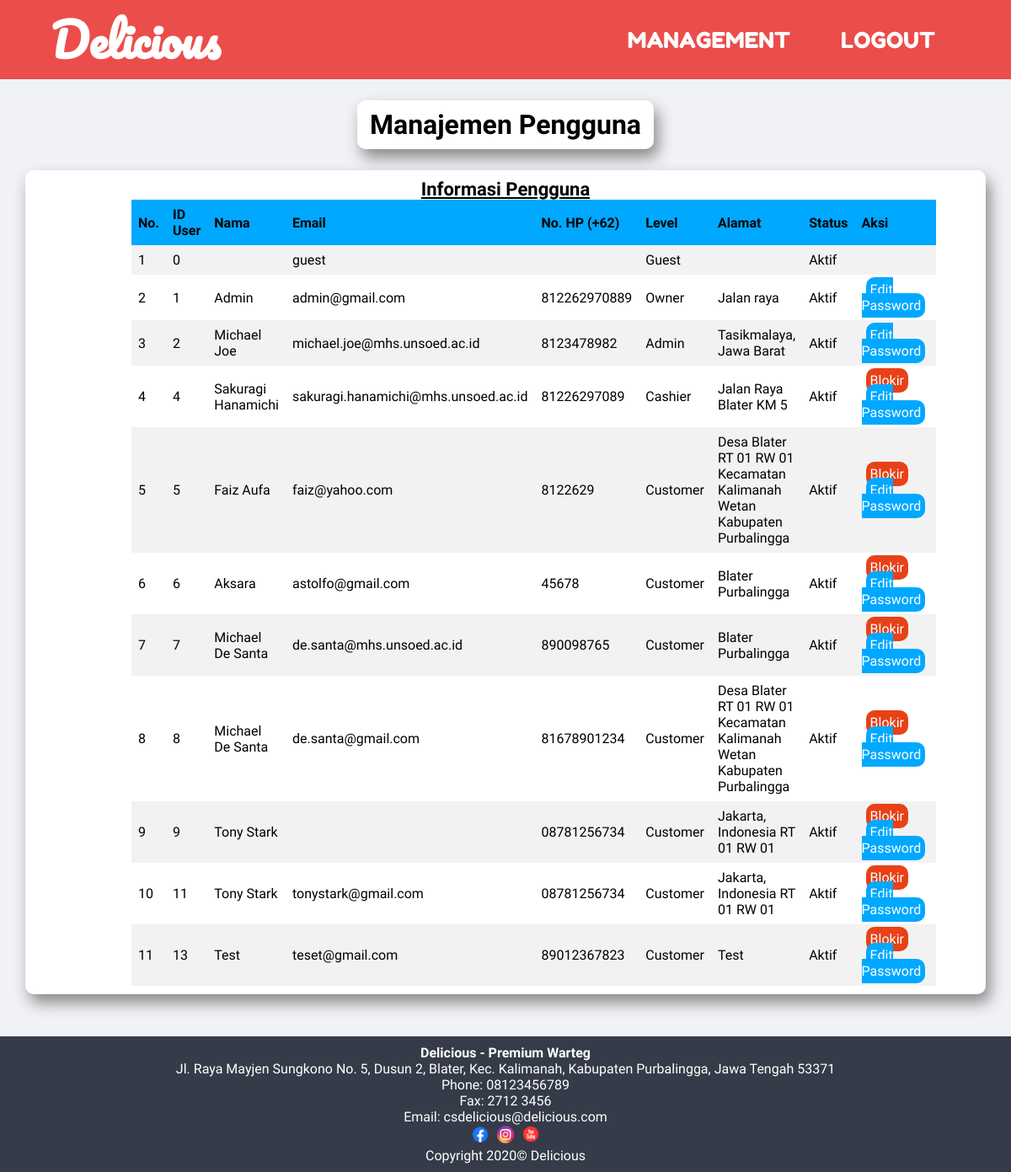
/management-user.php (signed in), run on the app's committed database.
### tables this page shows
CREATE TABLE `pengguna` (
  `id_pengguna` int(11) NOT NULL,
  `email` varchar(40) NOT NULL,
  `nama` varchar(40) NOT NULL,
  `no_hp` varchar(13) NOT NULL,
  `password` varchar(32) NOT NULL,
  `level` enum('customer','admin','owner','guest','cashier') NOT NULL,
  `alamat` varchar(150) NOT NULL,
  `foto_profil` varchar(40) NOT NULL,
  `status` enum('aktif','blokir') NOT NULL
);

### include/class/connect.php (called while the page is built, shortened)
<?php
    class Dbh{
        protected function connect(){
            $this->servername = "localhost";
            $this->username = "root";
            $this->password = "";
            $this->dbname = "delicious";
            $conn = new mysqli($this->servername,$this->username,$this->password,$this->dbname);
            return $conn;
        }
    }
?>

### include/class/management-account.php (called while the page is built, shortened)
<?php
    class ManAccount extends Dbh{
        public function allUser(){
            $sql = "SELECT * FROM pengguna";
            $execute = $this->connect()->query($sql);
            if($execute->num_rows > 0){
                while($row = $execute->fetch_assoc()){
                    $data[] = $row;
                }
                return $data;
            }else{
                return false;
            }
        }
    }
?>

### management-user.php (the view, shortened to what this page needs)
<?php
    include ('include/class/connect.php');
    include ('include/class/management-account.php');
?>
<?php
    $account = new ManAccount();
    $results = $account->allUser();
?>
<!DOCTYPE html>
<html lang="en">
<head>
    <?php include ('include/head.php') ?>
    <link rel="stylesheet" href="style/management-data.css" type="text/css">
</head>
<body>
    <?php include ('include/nav.php') ?>
    <main>
        <div class="main-container">
            <h1 class="title">Manajemen Pengguna</h1>
            <div class="sub-container" style="width: 95%; margin: 25px 0;">
                <h3 class="sub-title">Informasi Pengguna</h3>
                <div class="insert-form">
                    <?php if($results == false): ?>
                       <h3>Belum ada data pengguna yang diinput!</h3>
                    <?php else: ?>
                        <?php $nomor = 1 ?>
                            <table class='update-table-food' style='width: 100%;'>
                            <tr>
                                <th>No.</th>
                                <th>ID User</th>
                                <th>Nama</th>
                                <th>Email</th>
                                <th>No. HP (+62)</th>
                                <th>Level</th>
                                <th>Alamat</th>
                                <th>Status</th>
                                <th>Aksi</th>
                            </tr>
                            <?php foreach($results as $result): ?>
                                <tr>
                                    <td><?php echo $nomor ?></td>
                                    <td><?php echo $result['id_pengguna'] ?></td>
                                    <td><?php echo $result['nama'] ?></td>
                                    <td><?php echo $result['email'] ?></td>
                                    <td><?php echo $result['no_hp'] ?></td>
                                    <td><?php echo ucfirst($result['level']) ?></td>
                                    <td><?php echo $result['alamat'] ?></td>
                                    <td><?php echo ucfirst($result['status']) ?></td>
                                    <?php if($result['level'] == 'customer' or $result['level'] == 'cashier'): ?>
                                        <?php if($result['status'] == 'aktif'): ?>
                                            <td style='width: 25%;'><a class ='red-button edit' href='management-user-block.php?id_pengguna=<?php echo $result['id_pengguna'] ?>'>Blokir</a>
                                        <?php else: ?>
                                            <td style='width: 25%;'><a class='green-button edit' href='management-user-block.php?id_pengguna=<?php echo $result['id_pengguna'] ?>'>Unblokir</a>
                                        <?php endif ?>
                                        <a class='blue-button edit' href='management-user-edit-password.php?id_pengguna=<?php echo $result['id_pengguna'] ?>'>Edit Password</a></td></tr>
                                    <?php else: ?>
                                        <?php if($result['level'] != 'guest'): ?>
                                            <td style='width: 25%;'><a class='blue-button edit' href='management-user-edit-password.php?id_pengguna=<?php echo $result['id_pengguna'] ?>'>Edit Password</a></td>
                                        <?php else: ?>
                                            <td></td>
                                        <?php endif ?>
                                    <?php endif ?>
                                </tr>
                                <?php $nomor++ ?>
                            <?php endforeach ?>
                            </table>
                    <?php endif ?>
                </div>
            </div>
        </div>
    </main>
    <?php include ('include/footer.php')?>
</body>
</html>

### include/head.php (shortened to what this page needs)
<link rel="stylesheet" href="style/index.css" type="text/css">

### include/nav.php
<header>
    <div class="icon">
        <h1><a href="index.php">Delicious</a></h1>
    </div>
    <nav>
        <ul>
            <?php
                if(isset($_SESSION['id_pengguna'])){
                    if(isset($_SESSION['level'])){
                        if($_SESSION['level'] == 'admin' or $_SESSION['level'] == 'owner'){
                            echo "<li><a href='management.php'>MANAGEMENT</a></li>";
                        }else{
                            echo "<li><a href='index.php'>HOME</a></li>";
                            echo "<li><a href='management.php'>MANAGEMENT</a></li>";
                        }
                        echo "<li><a href='logout.php'>LOGOUT</a></li>";
                    }
                }else{
                    echo "<li><a href='index.php'>HOME</a></li>";
                    echo "<li><a href='login.php'>LOG IN</a></li>";
                }
            ?>
        </ul>
    </nav>
</header>

### include/footer.php
<footer>
    <p><b>Delicious - Premium Warteg</b></p>
    <p>Jl. Raya Mayjen Sungkono No. 5, Dusun 2, Blater, Kec. Kalimanah, Kabupaten Purbalingga, Jawa Tengah 53371</p>
    <p>Phone: 08123456789</p>
    <p>Fax: 2712 3456</p>
    <p>Email: csdelicious@delicious.com</p>
    <div class="icon-contact">
        <a href="https://www.instagram.com"><img src="pictures/lg1.png"></a>
        <a href="https://www.fb.com"><img src="pictures/lg2.png"></a>
        <a href="https://www.youtube.com"><img src="pictures/lg5.png"></a>
    </div>
    <p>Copyright 2020&copy; Delicious</p>
</footer>

### style/index.css (style rules this page uses)
* { margin: 0; padding: 0; box-sizing: border-box; font-family: 'Baloo Tamma 2', cursive; }
body { width: 100%; height: 100%; display: flex; flex-direction: column; justify-content: space-between; align-items: center; min-height: 100vh; }
header { width: 100%; display: flex; flex-direction: row; justify-content: space-between; background-color: #eb4d4b; }
.icon { font-size: 27px; margin-left: 5%; }
.icon h1 a { font-family: 'Pacifico', cursive; text-decoration: none; color: white; }
nav { display: flex; justify-content: space-between; align-items: center; margin-right: 5%; }
nav ul li { display: inline-flex; margin: 15px; }
nav ul li a { padding: 10px 15px; border-radius: 10px; font-family: 'Fredoka One', cursive; text-decoration: none; color: white; font-size: 26px; transition: 0.5s; }
main { width: 100%; display: flex; flex-grow: 1; background-color:#f1f2f6; }
footer { width: 100%; display: flex; flex-direction: column; justify-content: center; align-items: center; padding: 10px; background-color: #353b48; color: white; text-align: center; }
.icon-contact { display: flex; flex-direction: row; justify-content: center; align-items: center; }
.icon-contact img { width: 30px; }

### style/management-data.css (style rules this page uses)
main { justify-content: space-around; align-items: center; flex-direction: column; }
.main-container { margin: 25px 0; width: 100%; display: flex; justify-content: space-around; align-items: center; flex-direction: column; }
.title { padding: 10px 15px; background-color: white; border-radius: 10px; box-shadow: 5px 10px 18px #888888; }
.sub-title { text-decoration: underline; text-align: center; font-size: 22px; }
.sub-container { padding: 10px 15px; border-radius: 10px; width: 30%; display: flex; flex-direction: column; justify-content: center; align-items: center; background-color: white; box-shadow: 5px 10px 18px #888888; }
.insert-form { width: 80%; display: flex; flex-direction: column; }
.update-table-food { border-collapse: collapse; width: 100%; }
.update-table-food th, .update-table-food td { text-align: left; padding: 8px; }
.update-table-food th { background-color: #00a8ff; }
.update-table-food tr:nth-child(even) { background-color: #f2f2f2; }
.blue-button { text-decoration: none; font-size: 22px; color: white; padding: 5px 15px; background-color: #00a8ff; border-radius: 10px; transition: 0.5s; cursor: pointer; }
.red-button { text-decoration: none; font-size: 22px; color: white; padding: 5px 15px; background-color: #e84118; border-radius: 10px; transition: 0.5s; }
.edit { margin: 0 5px; padding: 5px; font-size: 16px; }

### data on the page
pengguna: id_pengguna "0", email "guest", level "Guest", status "Aktif"
pengguna: id_pengguna "1", nama "Admin", email "admin@gmail.com", no_hp "812262970889", level "Owner", alamat "Jalan raya", status "Aktif"
pengguna: id_pengguna "2", nama "Michael Joe", email "michael.joe@mhs.unsoed.ac.id", no_hp "8123478982", level "Admin", alamat "Tasikmalaya, Jawa Barat", status "Aktif"
pengguna: id_pengguna "4", nama "Sakuragi Hanamichi", email "sakuragi.hanamichi@mhs.unsoed.ac.id", no_hp "81226297089", level "Cashier", alamat "Jalan Raya Blater KM 5", status "Aktif"
pengguna: id_pengguna "5", nama "Faiz Aufa", email "faiz@yahoo.com", no_hp "8122629", level "Customer", alamat "Desa Blater RT 01 RW 01 Kecamatan Kalimanah Wetan Kabupaten Purbalingga", status "Aktif"
pengguna: id_pengguna "6", nama "Aksara", email "astolfo@gmail.com", no_hp "45678", level "Customer", alamat "Blater Purbalingga", status "Aktif"
pengguna: id_pengguna "7", nama "Michael De Santa", email "de.santa@mhs.unsoed.ac.id", no_hp "890098765", level "Customer", alamat "Blater Purbalingga", status "Aktif"
pengguna: id_pengguna "8", nama "Michael De Santa", email "de.santa@gmail.com", no_hp "81678901234", level "Customer", alamat "Desa Blater RT 01 RW 01 Kecamatan Kalimanah Wetan Kabupaten Purbalingga", status "Aktif"
pengguna: id_pengguna "9", nama "Tony Stark", no_hp "08781256734", level "Customer", alamat "Jakarta, Indonesia RT 01 RW 01", status "Aktif"
pengguna: id_pengguna "11", nama "Tony Stark", email "tonystark@gmail.com", no_hp "08781256734", level "Customer", alamat "Jakarta, Indonesia RT 01 RW 01", status "Aktif"
pengguna: id_pengguna "13", nama "Test", email "teset@gmail.com", no_hp "89012367823", level "Customer", alamat "Test", status "Aktif"
